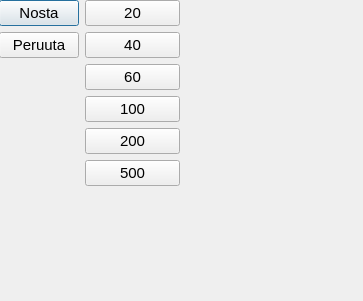
<?xml version="1.0" encoding="UTF-8"?>
<ui version="4.0">
 <class>Drawmoney</class>
 <widget class="QDialog" name="Drawmoney">
  <property name="geometry">
   <rect>
    <x>0</x>
    <y>0</y>
    <width>363</width>
    <height>301</height>
   </rect>
  </property>
  <property name="windowTitle">
   <string>Dialog</string>
  </property>
  <widget class="QLabel" name="label">
   <property name="geometry">
    <rect>
     <x>188</x>
     <y>5</y>
     <width>161</width>
     <height>291</height>
    </rect>
   </property>
   <property name="text">
    <string/>
   </property>
  </widget>
  <widget class="QWidget" name="formLayoutWidget">
   <property name="geometry">
    <rect>
     <x>-1</x>
     <y>0</y>
     <width>181</width>
     <height>301</height>
    </rect>
   </property>
   <layout class="QFormLayout" name="formLayout">
    <item row="0" column="0">
     <widget class="QPushButton" name="Draw">
      <property name="font">
       <font>
        <pointsize>11</pointsize>
       </font>
      </property>
      <property name="text">
       <string>Nosta</string>
      </property>
     </widget>
    </item>
    <item row="0" column="1">
     <widget class="QPushButton" name="Draw20">
      <property name="font">
       <font>
        <pointsize>11</pointsize>
       </font>
      </property>
      <property name="text">
       <string>20</string>
      </property>
     </widget>
    </item>
    <item row="1" column="1">
     <widget class="QPushButton" name="Draw40">
      <property name="font">
       <font>
        <pointsize>11</pointsize>
       </font>
      </property>
      <property name="text">
       <string>40</string>
      </property>
     </widget>
    </item>
    <item row="2" column="1">
     <widget class="QPushButton" name="Draw60">
      <property name="font">
       <font>
        <pointsize>11</pointsize>
       </font>
      </property>
      <property name="text">
       <string>60</string>
      </property>
     </widget>
    </item>
    <item row="1" column="0">
     <widget class="QPushButton" name="Close">
      <property name="font">
       <font>
        <pointsize>11</pointsize>
       </font>
      </property>
      <property name="text">
       <string>Peruuta</string>
      </property>
     </widget>
    </item>
    <item row="3" column="1">
     <widget class="QPushButton" name="Draw100">
      <property name="font">
       <font>
        <pointsize>11</pointsize>
       </font>
      </property>
      <property name="text">
       <string>100</string>
      </property>
     </widget>
    </item>
    <item row="4" column="1">
     <widget class="QPushButton" name="Draw200">
      <property name="font">
       <font>
        <pointsize>11</pointsize>
       </font>
      </property>
      <property name="text">
       <string>200</string>
      </property>
     </widget>
    </item>
    <item row="5" column="1">
     <widget class="QPushButton" name="Draw500">
      <property name="font">
       <font>
        <pointsize>11</pointsize>
       </font>
      </property>
      <property name="text">
       <string>500</string>
      </property>
     </widget>
    </item>
   </layout>
  </widget>
 </widget>
 <resources/>
 <connections/>
</ui>
